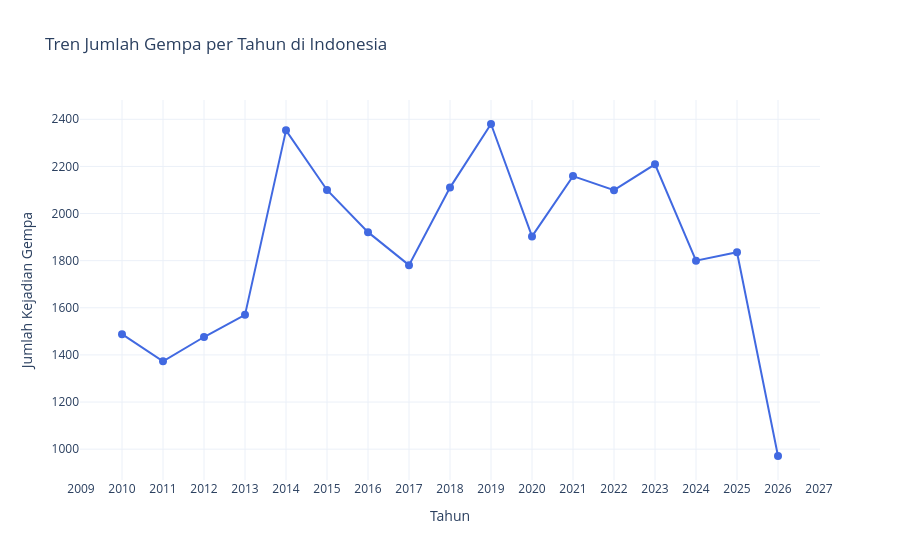

Notebook code cell kept with this figure:
### Markdown cell above
### **Analisis Temporal (Tren Waktu)**

Untuk melihat tren berdasarkan waktu

### Code cell
# Ekstrak tahun dari kolom waktu
df['year'] = df['time'].dt.year

# Hitung jumlah gempa per tahun
yearly_counts = df.groupby('year').size().reset_index(name='jumlah_gempa')

# Buat Line Chart interaktif untuk tahunan
fig_year = px.line(
    yearly_counts, 
    x='year', 
    y='jumlah_gempa', 
    markers=True, # Menambahkan titik pada setiap tahun
    title='Tren Jumlah Gempa per Tahun di Indonesia',
    labels={'year': 'Tahun', 'jumlah_gempa': 'Jumlah Kejadian Gempa'},
    template='plotly_white'
)

# Memastikan sumbu X hanya menampilkan angka tahun utuh (tidak ada desimal seperti 2020.5)
fig_year.update_xaxes(dtick=1)
fig_year.update_traces(line_color='royalblue', marker=dict(size=8))

fig_year.show()

### Figure 1 — Plotly figure (JSON) as saved in the notebook; plotly's stock layout.template omitted (floating-point values rounded to 4 significant figures)
{"data": [{"hovertemplate": "Tahun=%{x}<br>Jumlah Kejadian Gempa=%{y}<extra></extra>", "legendgroup": "", "line": {"color": "royalblue", "dash": "solid"}, "marker": {"size": 8, "symbol": "circle"}, "mode": "lines+markers", "name": "", "orientation": "v", "showlegend": false, "type": "scatter", "x": [2010, 2011, 2012, 2013, 2014, 2015, 2016, 2017, 2018, 2019, 2020, 2021, 2022, 2023, 2024, 2025, 2026], "xaxis": "x", "y": [1488, 1373, 1476, 1570, 2353, 2100, 1921, 1781, 2110, 2380, 1903, 2159, 2099, 2209, 1800, 1836, 971], "yaxis": "y"}], "layout": {"legend": {"tracegroupgap": 0}, "title": {"text": "Tren Jumlah Gempa per Tahun di Indonesia"}, "xaxis": {"anchor": "y", "domain": [0, 1], "dtick": 1, "title": {"text": "Tahun"}}, "yaxis": {"anchor": "x", "domain": [0, 1], "title": {"text": "Jumlah Kejadian Gempa"}}}}
